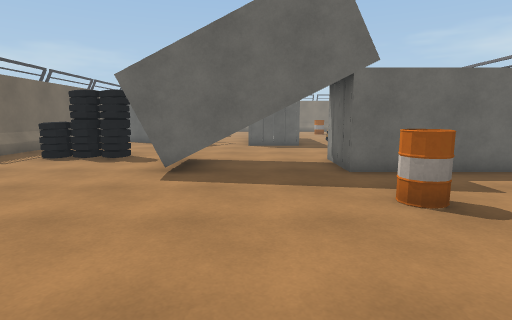
View 1 (above)

22 first-person views from a walk through a Unity game level. The camera is 1.4 m above the floor, tilts 8° down and sees 80° across. The floor is counted in squares, 1 m on a side. Each view is taken from the middle of a square. On the plan, view 1 faces up. The plan holds only what a view shows up to about 14 squares ahead; the rest is blank. The player character is not drawn. Surface patterns are stand-ins for the level's own textures.

View 2
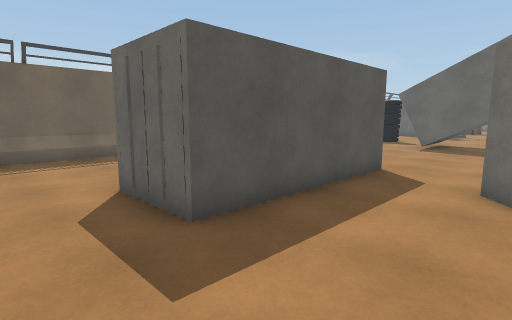

View 3
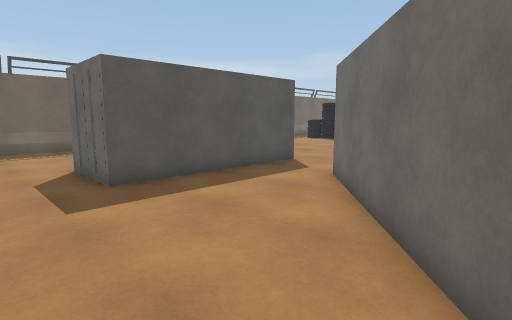

View 4
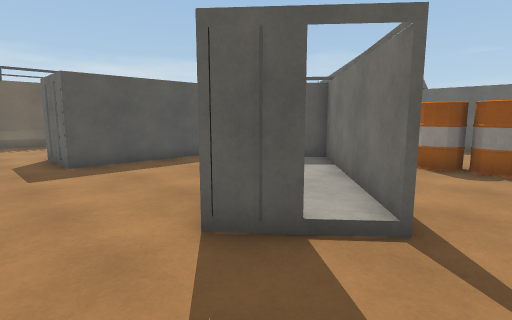

View 5
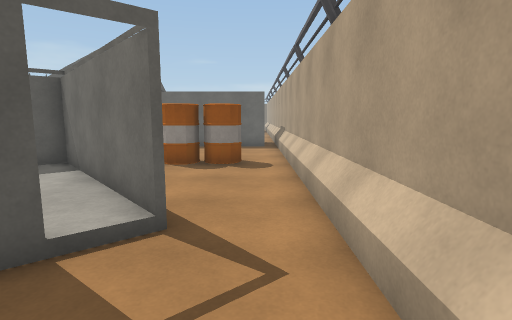

View 6
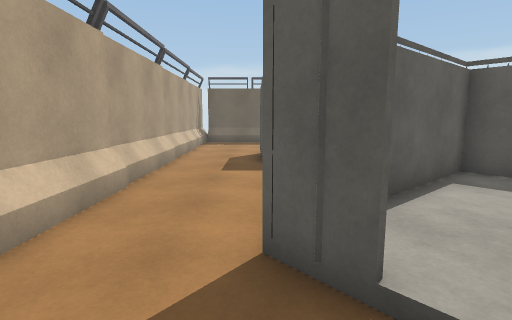

View 7
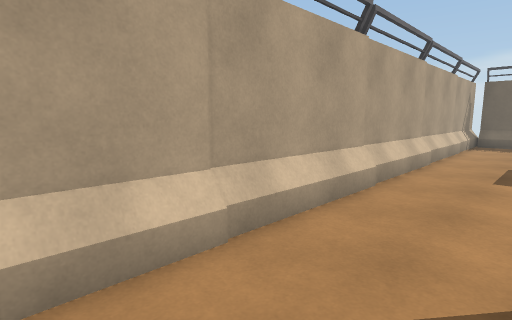

View 8
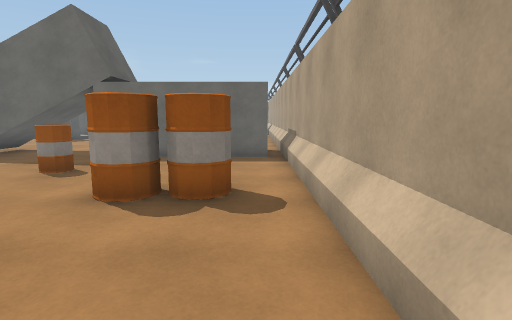

View 9
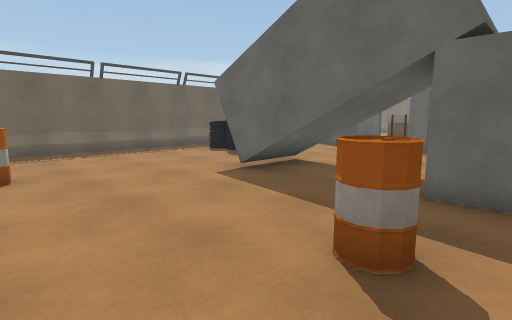

View 10
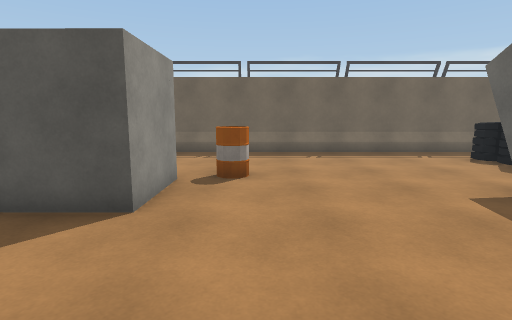

View 11
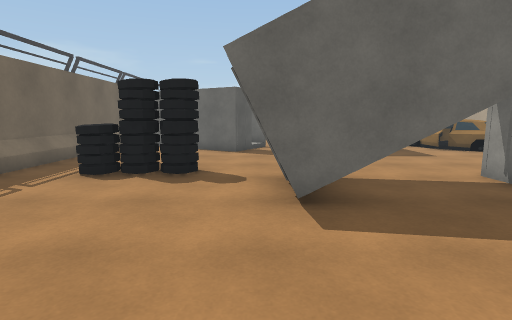

View 12
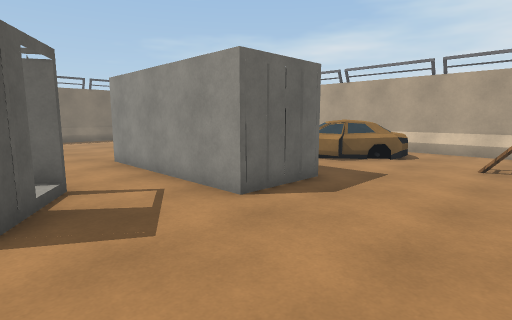

View 13
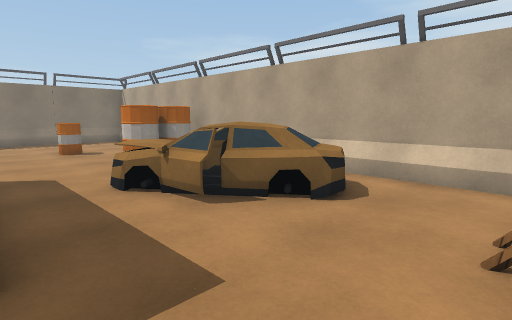

View 14
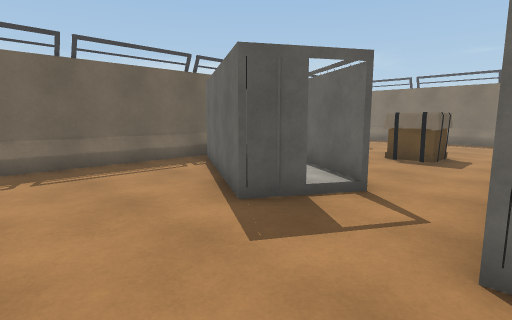

View 15
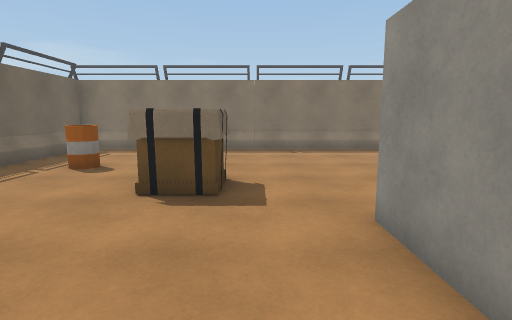

View 16
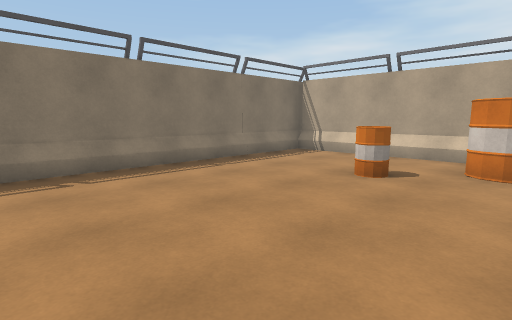

View 17
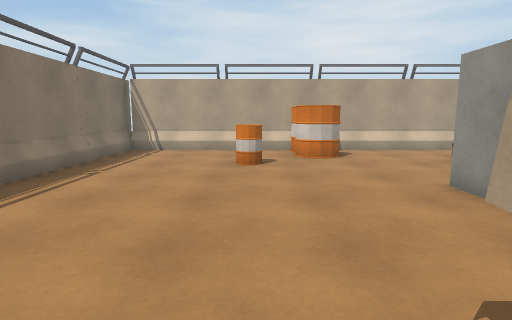

View 18
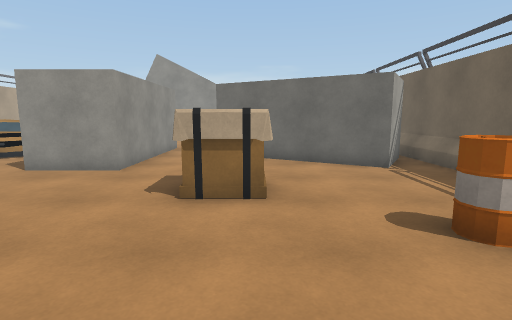

View 19
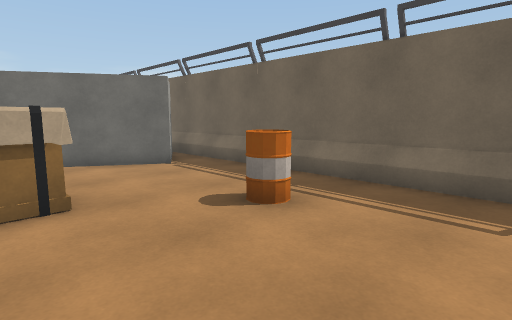

View 20
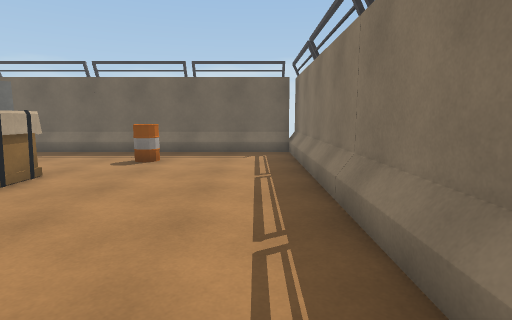

View 21
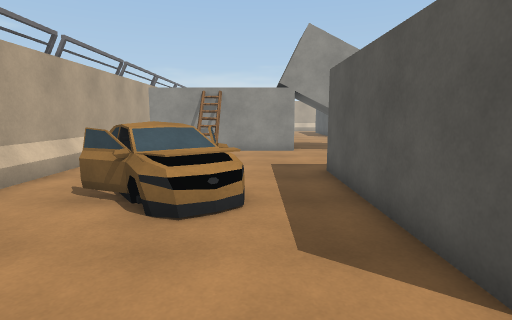

View 22
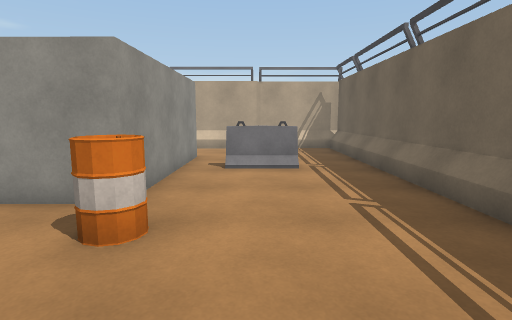

### Floor plan
Key: @ floor where view 1 was taken; # wall or solid block; . main floor; : floor 0.25 m higher than the main floor; T tire; B barrel; C car; L ladder; R crate; A barrier; O other object.
Columns run from 10 left of view 1 to 9 right of it. Each row starts with its distance up from view 1.
 31 ####################
 30 #..................#
 29 #..................#
 28 #..................#
 27 #..................#
 26 #..B...............#
 25 #..B...........B...#
 24 #.....RR...........#
 23 #.....RR........BBB#
 22 #.....RR.........BB#
 21 #.O.......###......#
 20 #.#OO.....O O......#
 19 #OO OOO...O O..C...#
 18 #.OO  OO..O O.CCCC.#
 17 #..OO  :..O O..CCC.#
 16 #... OO...O O..CCC #
 15 #.........OOO...CC.#
 14 #..................#
 13 #..................#
 12 #...............L..#
 11 #..TTT..........L  #
 10 #..TTT. OOOO.OOOOOO#
  9 #...... OOOOO      #
  8 #......OOOOOOOOOOOO#
  7 #..................#
  6 #..................#
  5 #...........BB.....#
  4 #..................#
  3 #.....B........BBB.#
  2 #....BB........BBB.#
  1 #.....#OO#..O#.....#
  0 #.....#  #@OOOO....#
 -1 #.....# O...OOOO...#
 -2 #.....# O...OOOOO..#
 -3 #..AAA# O....OOOOO.#
 -4 #.....# O.....OOO..#
 -5 #.....OOO......O...#
 -6 #..................#
 -7 #..................
 -8 ###################

Positions as (right, up) in squares from view 1, and headings:
1: (0, 0), facing up
2: (2, -7), facing up-left
3: (5, -7), facing up-left
4: (8, -7), facing up-left
5: (8, -7), facing up
6: (8, -5), facing left
7: (8, -5), facing down-left
8: (8, -3), facing up
9: (4, 2), facing up-left
10: (3, 3), facing left
11: (-3, 3), facing up
12: (-4, 11), facing up-right
13: (2, 12), facing up-right
14: (0, 12), facing up-left
15: (-2, 17), facing up
16: (-2, 22), facing up-right
17: (-4, 25), facing right
18: (-4, 29), facing down
19: (-3, 29), facing down-left
20: (3, 29), facing left
21: (4, 23), facing down
22: (-6, 6), facing down
